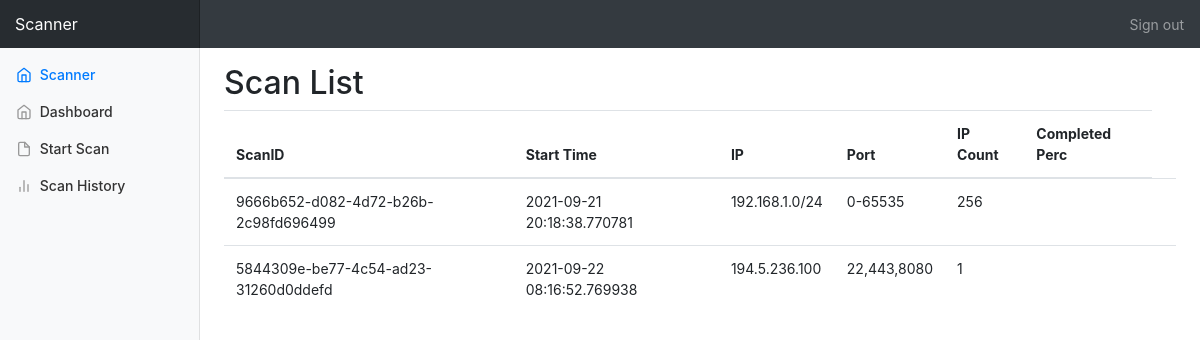
Before: /scan_list (signed in) with the older database file.
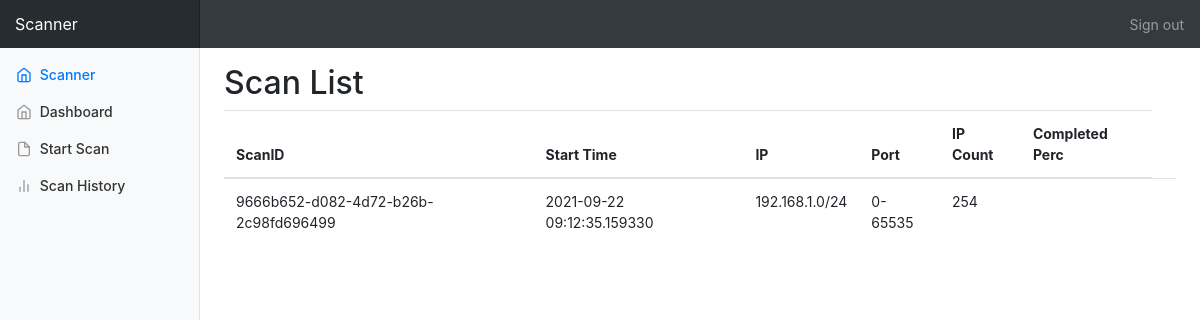
After: the same page with the newer database file.
### app/models.py (models this page shows)
class Scan(db.Model):
    id = db.Column(db.Integer, primary_key=True)
    scan_id = db.Column(db.String(128), index=True, unique=True)
    scanner = db.Column(db.String(128), index=False)
    ip = db.Column(db.String(128), index=False)
    port = db.Column(db.String(128), index=False)
    params = db.Column(db.String(128), index=False)
    ip_count = db.Column(db.Integer, index=False)
    timestamp = db.Column(db.DateTime, index=True, default=datetime.now)    # or utcnow?
    status = db.Column(db.String(16), index=False)
    user_id = db.Column(db.Integer, db.ForeignKey('user.id'))

### app/routes.py (the view)
@app.route('/scan_list')
@login_required
def scan_list():
    scans = Scan.query.all()
    return render_template('scan_list.html', scans=scans)

### app/models.py (called while the page is built)
@login.user_loader
def load_user(id):
    return User.query.get(int(id))

### app/templates/scan_list.html
{% extends "base.html" %}
{% block content %}
        <h2>Scan List</h2>
          <div class="table-responsive">
              <table class="table table-hover">
              <thead>
                <tr>
                  <th scope="col">ScanID</th>
                    <th scope="col">Start Time</th>
                  <th scope="col">IP</th>
                  <th scope="col">Port</th>
                  <th scope="col">IP Count</th>
                    <th scope="col">Completed Perc</th>
                </tr>
              </thead>
              <tbody>
              {% for scan in scans %}
                <tr onclick='window.location.assign("{{url_for("scan_details", scan_id=scan.scan_id)}}");' style="cursor: pointer">
                  <td>{{ scan.scan_id }}</td>
                    <td>{{ scan.timestamp }}</td>
                  <td>{{ scan.ip }} </td>
                  <td>{{ scan.port }}</td>
                  <td>{{scan.ip_count}}</td>
                    <td>{{scan.completed_perc}}</td>
                    <td></td>
                </tr>
            {% endfor %}
              </tbody>
            </table>
          </div>
{% endblock %}

### app/templates/base.html (shortened to what this page needs)
<!doctype html>
<html lang="en">
  <head>
    <link href="{{url_for('static', filename='css/bootstrap.min.css')}}" rel="stylesheet">
    <link href="{{url_for('static', filename='css/dashboard.css')}}" rel="stylesheet">
  </head>
  <body>
    <nav class="navbar navbar-dark sticky-top bg-dark flex-md-nowrap p-0">
      <a class="navbar-brand col-sm-3 col-md-2 mr-0" href="#">Scanner</a>
      <ul class="navbar-nav px-3">
        <li class="nav-item text-nowrap">
          <a class="nav-link" href="{{ url_for('logout') }}">Sign out</a>
        </li>
      </ul>
    </nav>
    <div class="container-fluid">
      <div class="row">
        <nav class="col-md-2 d-none d-md-block bg-light sidebar">
          <div class="sidebar-sticky">
            <ul class="nav flex-column">
              <li class="nav-item">
                <a class="nav-link active" href="#">
                  <span data-feather="home"></span>
                  Scanner <span class="sr-only">(current)</span>
                </a>
              </li>
              <li class="nav-item">
                <a class="nav-link" href="#">
                  <span data-feather="home"></span>
                  Dashboard
                </a>
              </li>
              <li class="nav-item">
                <a class="nav-link" href="{{ url_for('start_scan') }}">
                  <span data-feather="file"></span>
                  Start Scan
                </a>
              </li>
              <li class="nav-item">
                <a class="nav-link" href="{{ url_for('scan_list') }}">
                  <span data-feather="bar-chart-2"></span>
                  Scan History
                </a>
              </li>
            </ul>
          </div>
        </nav>
        <main role="main" class="col-md-9 ml-sm-auto col-lg-10 pt-3 px-4">
          {% block content %}{% endblock %}
        </main>
      </div>
    </div>
  </body>
</html>

### app/static/css/dashboard.css (style rules this page uses)
body { font-size: .875rem; }
.feather { width: 16px; height: 16px; vertical-align: text-bottom; }
.sidebar { position: fixed; top: 0; bottom: 0; left: 0; z-index: 100; padding: 0; box-shadow: inset -1px 0 0 rgba(0, 0, 0, .1); }
.sidebar-sticky { position: -webkit-sticky; position: sticky; top: 48px; height: calc(100vh - 48px); padding-top: .5rem; overflow-x: hidden; overflow-y: auto; }
.sidebar .nav-link { font-weight: 500; color: #333; }
.sidebar .nav-link .feather { margin-right: 4px; color: #999; }
.sidebar .nav-link.active { color: #007bff; }
.sidebar .nav-link:hover .feather, .sidebar .nav-link.active .feather { color: inherit; }
.navbar-brand { padding-top: .75rem; padding-bottom: .75rem; font-size: 1rem; background-color: rgba(0, 0, 0, .25); box-shadow: inset -1px 0 0 rgba(0, 0, 0, .25); }

Changed rows visible on the page:
removed Scan: scan_id "5844309e-be77-4c54-ad23-31260d0ddefd", timestamp "2021-09-22 08:16:52.769938", ip "194.5.236.100", port "22,443,8080", ip_count "1"
changed Scan "9666b652-d082-4d72-b26b-2c98fd696499": timestamp "2021-09-21 20:18:38.770781" → "2021-09-22 09:12:35.159330"; ip_count "256" → "254"
